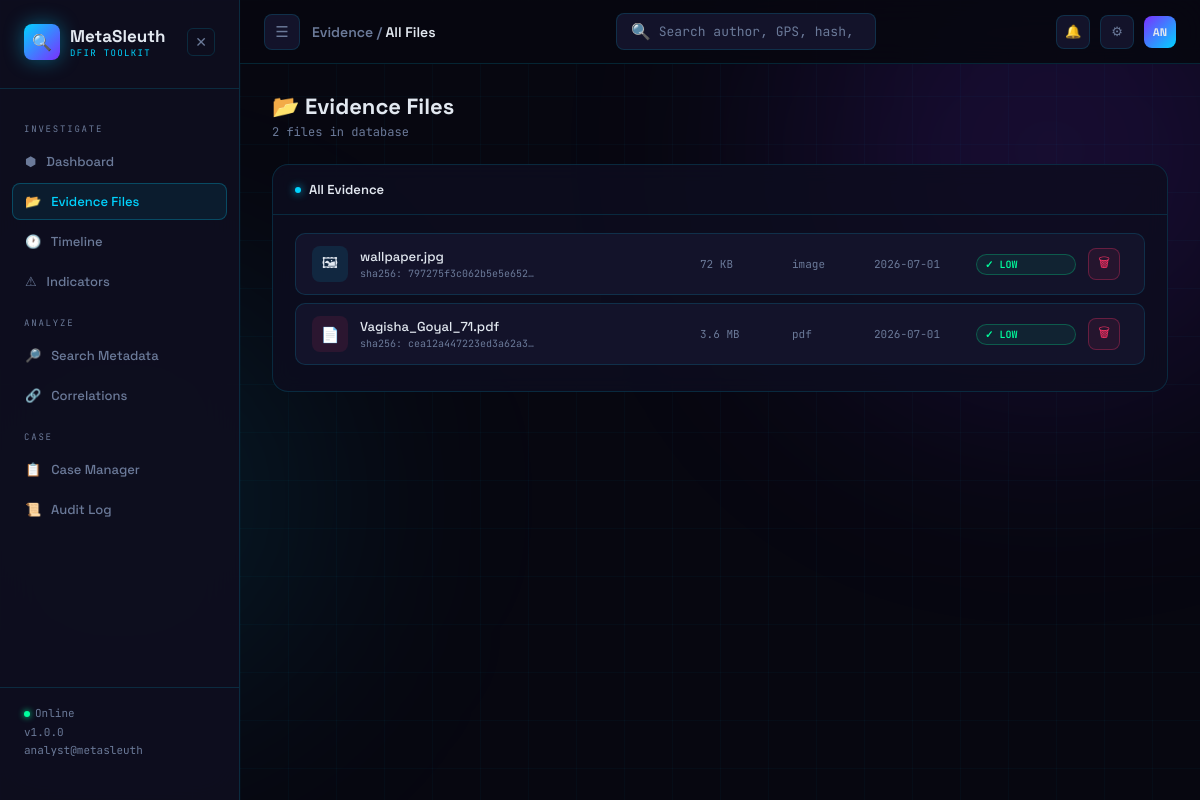
The app's page /evidence, older data.
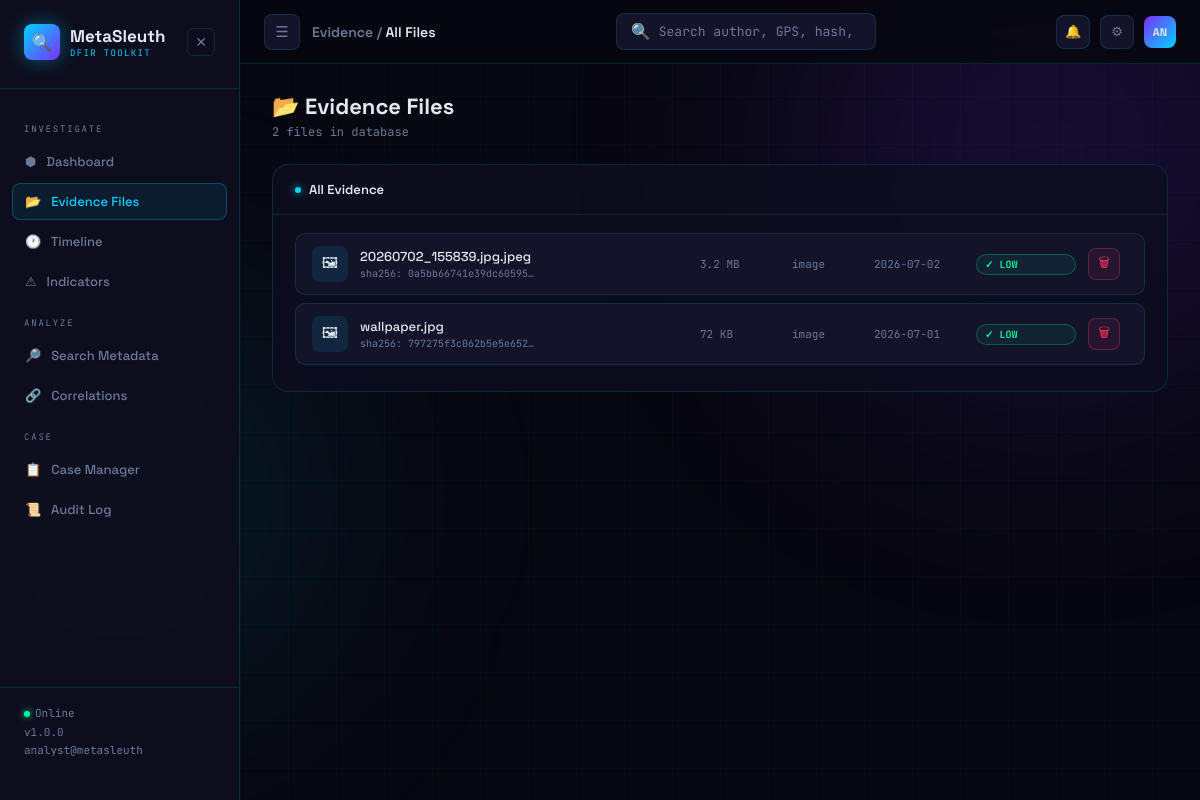
The same page, newer data.
### tables this page shows
CREATE TABLE files (
            id          INTEGER PRIMARY KEY AUTOINCREMENT,
            filename    TEXT NOT NULL,
            file_type   TEXT NOT NULL,
            file_size   INTEGER,
            md5         TEXT,
            sha1        TEXT,
            sha256      TEXT,
            upload_time TEXT NOT NULL,
            analyst     TEXT
        );

### app.py (the view)
@app.route('/evidence')
def evidence_files():
    files = get_all_files()
    return render_template('evidence.html', files=files)

### database/db.py (called while the page is built)
def get_connection():
    conn = sqlite3.connect(DATABASE)
    conn.row_factory = sqlite3.Row
    return conn

def get_all_files():
    conn = get_connection()
    cursor = conn.cursor()
    cursor.execute('''
        SELECT f.*,
        COUNT(DISTINCT i.id) as indicator_count,
        MAX(i.severity) as highest_severity
        FROM files f
        LEFT JOIN indicators i ON f.id = i.file_id
        GROUP BY f.id
        ORDER BY f.upload_time DESC
    ''')
    rows = cursor.fetchall()
    conn.close()
    return rows

### templates/evidence.html (shortened to what this page needs)
<!DOCTYPE html>
<html lang="en">
<head>
</head>
<body>
    {% extends 'base.html' %}
{% block breadcrumb %}Evidence / <span>All Files</span>{% endblock %}
{% block content %}
<div>
    <div class="page-title">📂 Evidence Files</div>
    <div class="page-sub">{{ files | length }} file{{ 's' if files | length != 1 }} in database</div>
</div>
<div class="panel">
    <div class="panel-head">
        <div class="panel-title"><span class="dot"></span>All Evidence</div>
    </div>
    <div class="panel-body">
        {% if files %}
            {% for f in files %}
            <div class="file-row" id="evid-row-{{ f.id }}" style="display:grid; grid-template-columns: 36px 1fr 80px 70px 90px 100px 40px; align-items:center; gap:12px;">
            <a
                href="/file/{{ f.id }}"
                style="display: contents; text-decoration: none; color: inherit;"
            >
                <div class="file-icon
                    {% if   f.file_type == 'image' %}fi-image
                    {% elif f.file_type == 'pdf'   %}fi-pdf
                    {% elif f.file_type == 'word'  %}fi-word
                    {% elif f.file_type == 'audio' %}fi-audio
                    {% elif f.file_type == 'video' %}fi-video
                    {% else %}fi-zip{% endif %}">
                    {% if   f.file_type == 'image' %}🖼
                    {% elif f.file_type == 'pdf'   %}📄
                    {% elif f.file_type == 'word'  %}📝
                    {% elif f.file_type == 'audio' %}🎵
                    {% elif f.file_type == 'video' %}🎬
                    {% else %}📦{% endif %}
                </div>
                <div>
                    <div class="file-name">{{ f.filename }}</div>
                    <div class="file-hash">sha256: {{ f.sha256[:20] if f.sha256 else 'N/A' }}…</div>
                </div>
                <div class="file-meta">
                    {% if f.file_size %}
                        {% if f.file_size > 1048576 %}{{ "%.1f"|format(f.file_size/1048576) }} MB
                        {% else %}{{ "%.0f"|format(f.file_size/1024) }} KB{% endif %}
                    {% endif %}
                </div>
                <div class="file-meta">{{ f.file_type }}</div>
                <div class="file-meta">{{ f.upload_time[:10] if f.upload_time else '' }}</div>
                <span class="sev-chip sev-{{ f.highest_severity or 'NONE' }}">
                    {% if   f.highest_severity == 'HIGH'   %}⚠ HIGH
                    {% elif f.highest_severity == 'MEDIUM' %}⚡ MED
                    {% elif f.highest_severity == 'LOW'    %}✓ LOW
                    {% else %}— NONE{% endif %}
                </span>
            </a>
            <button
                        onclick="openDeleteModal({{ f.id }}, '{{ f.filename }}')"
                        title="Delete this file"
                        style="width:32px; height:32px; border-radius:8px; border:1px solid rgba(255,51,102,0.3); background:rgba(255,51,102,0.08); color:var(--alert); font-size:13px; cursor:pointer; display:flex; align-items:center; justify-content:center; transition:all 0.2s; flex-shrink:0;"
                        onmouseover="this.style.background='rgba(255,51,102,0.2)'"
                        onmouseout="this.style.background='rgba(255,51,102,0.08)'"
                    >
                        🗑
                    </button>
                </div>
            {% endfor %}
        {% else %}
            <div class="empty">
                <div class="empty-icon">📂</div>
                No evidence files yet. Upload files from the dashboard.
            </div>
        {% endif %}
    </div>
</div>
{% endblock %}

Row changes from the older to the newer data that the page shows:
removed files: filename "Vagisha_Goyal_71.pdf", sha256 "cea12a447223ed3a62a3", f.file_size/1048576 "3.6", file_type "pdf", upload_time "2026-07-01"
added files: filename "20260702_155839.jpg.jpeg", sha256 "0a5bb66741e39dc60595", f.file_size/1048576 "3.2", file_type "image", upload_time "2026-07-02"
